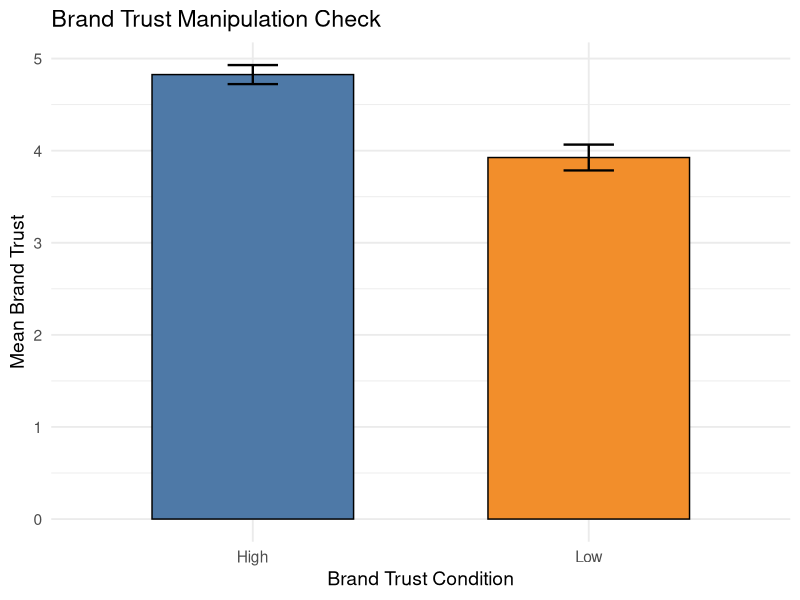
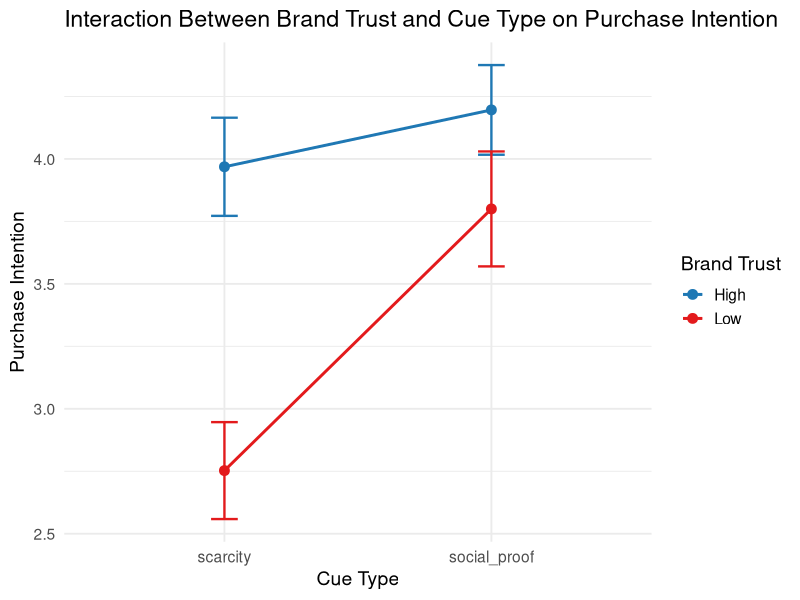
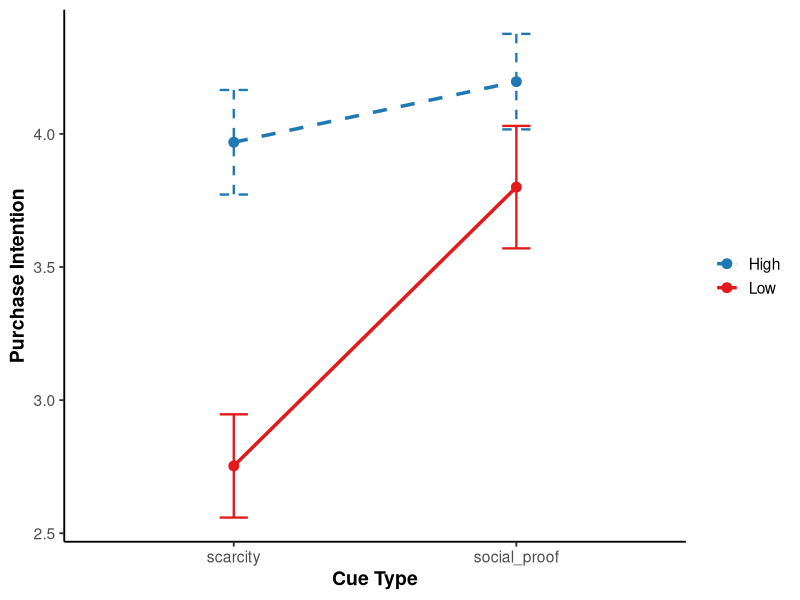
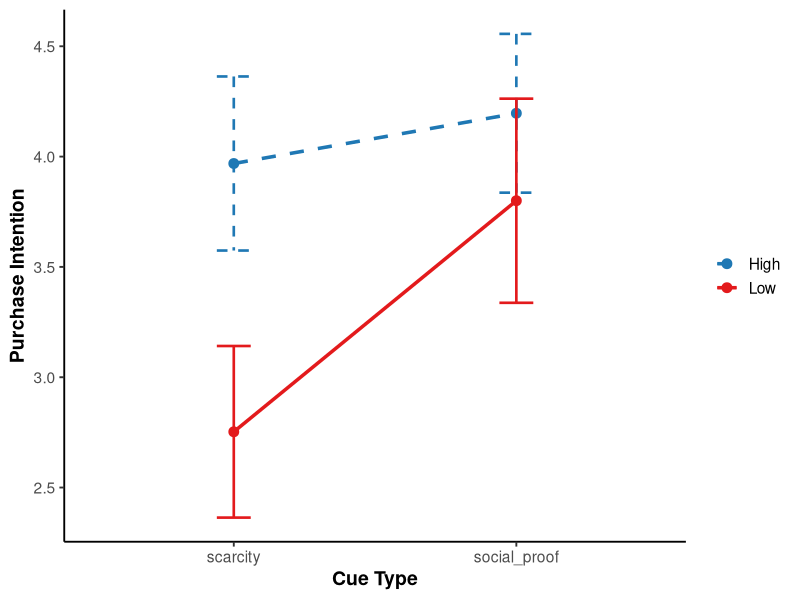

Source code (R) for these figures, in order: (Note: this script raises an error after producing the figures.)
# Thesis Analysis Script
# Author: Iris Beukering
# Date: 2026‑03‑06
# Purpose: Import and clean Qualtrics data

# Load packages
library(psych)
library(dplyr)


# Import data
data <- read.csv("data_qualtrics_value.csv")

# Remove the first two metadata rows
data <- data[-c(1, 2), ]

# Rename variables for easier use
data <- data %>% rename(
  bt1 = Brand.trust_1,
  bt2 = Brand.trust_2,
  bt3 = Brand.trust_3,
  bt4 = Brand.trust_4,
  
  sc1 = scarcity.credibility_1,
  sc2 = scarcity.credibility_2,
  sc3 = scarcity.credibility_3,
  sc4 = scarcity.credibility_4,
  sc5 = scarcity.credibility_5, # attention check
  
  sp1 = Socialproof.credibil_1,
  sp2 = Socialproof.credibil_2,
  sp3 = Socialproof.credibil_3,
  sp4 = Socialproof.credibil_4,
  sp5 = Socialproof.credibil_5, # attention check
  
  pi1 = Purchase.intention_1,
  pi2 = Purchase.intention_2,
  pi3 = Purchase.intention_3,
  pi4 = Purchase.intention_4,
  pi5 = Purchase.intention_5,
  
  familiarity = Product.familiarity
)

# Convert only numeric columns (scale items + demographics)
data <- data %>%
  mutate(across(
    c(bt1:pi5, Age, Gender, familiarity),
    ~ suppressWarnings(as.numeric(.))
  ))

# Inspect structure
str(data)
names(data)

table(data$cue_type)
table(data$condition)

#remove failed attention checks
data <- data %>%
  filter(
    (cue_type == "scarcity" & !is.na(sc5) & sc5 == 7) |
      (cue_type == "social_proof" & !is.na(sp5) & sp5 == 7)
  )
dim(data)
table(data$cue_type)
table(data$condition)

# Remove incomplete responses
data <- data %>%
  filter(Finished == 1) %>%
  filter(!is.na(bt1))
summary(data)
table(data$condition)

# Compute Scale Means: credibility
data$credibility_mean <- ifelse(
  data$cue_type == "scarcity",
  rowMeans(data[, c("sc1","sc2","sc3","sc4")], na.rm = TRUE),
  rowMeans(data[, c("sp1","sp2","sp3","sp4")], na.rm = TRUE)
)
head(data[, c("sc1","sc2","sc3","sc4","sp1","sp2","sp3","sp4","credibility_mean")])

# Brand trust mean
data$brandtrust_mean <- rowMeans(data[, c("bt1","bt2","bt3","bt4")], na.rm = TRUE)

# Purchase intention mean
data$purchaseintent_mean <- rowMeans(data[, c("pi1","pi2","pi3","pi4","pi5")], na.rm = TRUE)

# Reliability & validity: cronbahc's alpha
alpha(data[, c("bt1","bt2","bt3","bt4")])$total$raw_alpha
alpha(data[, c("sc1","sc2","sc3","sc4")])$total$raw_alpha
alpha(data[, c("sp1","sp2","sp3","sp4")])$total$raw_alpha
alpha(data[, c("pi1","pi2","pi3","pi4","pi5")])$total$raw_alpha

# Brand trust Principal Axis Factoring (PAF):
fa(data[, c("bt1","bt2","bt3","bt4")], nfactors = 1, fm = "pa")

# sc Principal Axis Factoring (PAF):
fa(data[, c("sc1","sc2","sc3","sc4")], nfactors = 1, fm = "pa")

# sp Principal Axis Factoring (PAF):
fa(data[, c("sp1","sp2","sp3","sp4")], nfactors = 1, fm = "pa")

# pi Principal Axis Factoring (PAF):
fa(data[, c("pi1","pi2","pi3","pi4","pi5")], nfactors = 1, fm = "pa")

# mean & SD for factor analysis
mean(data$bt1, na.rm = TRUE)
sd(data$bt1, na.rm = TRUE)
mean(data$bt2, na.rm = TRUE)
sd(data$bt2, na.rm = TRUE)
mean(data$bt3, na.rm = TRUE)
sd(data$bt3, na.rm = TRUE)
mean(data$bt4, na.rm = TRUE)
sd(data$bt4, na.rm = TRUE)


mean(data$sc1, na.rm = TRUE)
sd(data$sc1, na.rm = TRUE)
mean(data$sc2, na.rm = TRUE)
sd(data$sc2, na.rm = TRUE)
mean(data$sc3, na.rm = TRUE)
sd(data$sc3, na.rm = TRUE)
mean(data$sc4, na.rm = TRUE)
sd(data$sc4, na.rm = TRUE)


mean(data$sp1, na.rm = TRUE)
sd(data$sp1, na.rm = TRUE)
mean(data$sp2, na.rm = TRUE)
sd(data$sp2, na.rm = TRUE)
mean(data$sp3, na.rm = TRUE)
sd(data$sp3, na.rm = TRUE)
mean(data$sp4, na.rm = TRUE)
sd(data$sp4, na.rm = TRUE)


mean(data$pi1, na.rm = TRUE)
sd(data$pi1, na.rm = TRUE)
mean(data$pi2, na.rm = TRUE)
sd(data$pi2, na.rm = TRUE)
mean(data$pi3, na.rm = TRUE)
sd(data$pi3, na.rm = TRUE)
mean(data$pi4, na.rm = TRUE)
sd(data$pi4, na.rm = TRUE)
mean(data$pi5, na.rm = TRUE)
sd(data$pi5, na.rm = TRUE)

# Chapter 4.1
install.packages("pwr")
library(pwr)
pwr.anova.test(k = 4, f = 0.25, sig.level = 0.05, power = 0.80)
table(data$condition)

# Sample characteristics
# Age distribution
age_dist <- round(prop.table(table(data$Age)) * 100, 1)
age_n <- table(data$Age)
age_summary <- data.frame(Age = names(age_dist),
                          Percent = age_dist,
                          N = age_n)

age_summary
age_n <- table (data$Age)

# Gender distribution
# Gender distribution
gender_tab <- table(data$Gender)
gender_pct <- round(prop.table(gender_tab) * 100, 1)

Gender_summary <- data.frame(
  Gender = names(gender_tab),
  Percent = gender_pct,
  N = as.numeric(gender_tab)
)

Gender_summary

# familiarity distribution
# Familiarity distribution
fam_tab <- table(data$familiarity)
fam_pct <- round(prop.table(fam_tab) * 100, 1)

familiarity_summary <- data.frame(
  Familiarity = names(fam_tab),
  Percent = fam_pct,
  N = as.numeric(fam_tab)
)

familiarity_summary

# descriptive statistics for composite scales
# brand trust
mean(data$brandtrust_mean, na.rm = TRUE)
sd(data$brandtrust_mean, na.rm = TRUE)
# purchase intention
mean(data$purchaseintent_mean, na.rm = TRUE)
sd(data$purchaseintent_mean, na.rm = TRUE)
# credibility
mean(data$credibility_mean, na.rm = TRUE)
sd(data$credibility_mean, na.rm = TRUE)

#4.2 
#levels of trust variables
data$trust_level <- ifelse(grepl("hightrust", data$condition), "High", "Low")
table(data$trust_level)
# Means and SD per condition
aggregate(brandtrust_mean ~ trust_level, data = data,
          FUN = function(x) c(M = mean(x), SD = sd(x), N = length(x)))
#independent-sample t test
t.test(brandtrust_mean ~ trust_level, data = data)

#bar chart for 4.2.1: NOT INCLUDED IN THESIS
library(ggplot2)
library(dplyr)

# Prepare summary data
trust_summary <- data %>%
  group_by(trust_level) %>%
  summarise(
    M = mean(brandtrust_mean, na.rm = TRUE),
    SD = sd(brandtrust_mean, na.rm = TRUE),
    N = n(),
    SE = SD / sqrt(N)
  )

# Bar chart : NOT INCLUDED IN THESIS
ggplot(trust_summary, aes(x = trust_level, y = M, fill = trust_level)) +
  geom_col(width = 0.6, color = "black") +
  geom_errorbar(aes(ymin = M - SE, ymax = M + SE), width = 0.15, size = 0.8) +
  scale_fill_manual(values = c("#4E79A7", "#F28E2B")) +
  labs(
    x = "Brand Trust Condition",
    y = "Mean Brand Trust",
    title = "Brand Trust Manipulation Check"
  ) +
  theme_minimal(base_size = 14) +
  theme(legend.position = "none")

#4.2.1 credibility check
data$credibility_mean
table(data$cue_type)
aggregate(credibility_mean ~ cue_type, data = data,
          FUN = function(x) c(M = mean(x), SD = sd(x), N = length(x)))
t.test(credibility_mean ~ cue_type, data = data)

#4.3 correlation test
library(psych)

corr.test(data[, c("brandtrust_mean", "credibility_mean", "purchaseintent_mean")])

#4.4.1 2x2 ANOVA for the main effect
anova_model <- aov(purchaseintent_mean ~ trust_level * cue_type, data = data)
summary(anova_model)
aggregate(purchaseintent_mean ~ trust_level * cue_type, data = data,
          FUN = function(x) c(M = mean(x), SD = sd(x), N = length(x)))

#make a plot
library(ggplot2)
library(dplyr)

# Compute means and SEs per condition
plot_data <- data %>%
  group_by(trust_level, cue_type) %>%
  summarise(
    mean_PI = mean(purchaseintent_mean),
    se_PI = sd(purchaseintent_mean) / sqrt(n())
  )

# Create the interaction plot
ggplot(plot_data, aes(x = cue_type, y = mean_PI, 
                      group = trust_level, color = trust_level)) +
  geom_point(size = 3) +
  geom_line(size = 1) +
  geom_errorbar(aes(ymin = mean_PI - se_PI, ymax = mean_PI + se_PI),
                width = 0.1, size = 0.8) +
  scale_color_manual(values = c("High" = "#1f78b4", "Low" = "#e31a1c")) +
  labs(
    x = "Cue Type",
    y = "Purchase Intention",
    color = "Brand Trust",
    title = "Interaction Between Brand Trust and Cue Type on Purchase Intention"
  ) +
  theme_minimal(base_size = 14)

# another cleaner look?
library(ggplot2)
library(dplyr)

# Compute means and SEs per condition
plot_data <- data %>%
  group_by(trust_level, cue_type) %>%
  summarise(
    mean_PI = mean(purchaseintent_mean),
    se_PI = sd(purchaseintent_mean) / sqrt(n())
  )

# Create the plot styled like the example
ggplot(plot_data, aes(x = cue_type, y = mean_PI, 
                      group = trust_level, color = trust_level, linetype = trust_level)) +
  geom_line(size = 1.2) +
  geom_point(size = 3) +
  geom_errorbar(aes(ymin = mean_PI - se_PI, ymax = mean_PI + se_PI),
                width = 0.1, size = 0.8) +
  scale_color_manual(values = c("High" = "#1f78b4", "Low" = "#e31a1c")) +
  scale_linetype_manual(values = c("High" = "dashed", "Low" = "solid")) +
  labs(
    x = "Cue Type",
    y = "Purchase Intention",
    color = "Brand Trust",
    linetype = "Brand Trust"
  ) +
  theme_classic(base_size = 14) +
  theme(
    legend.position = "right",
    legend.title = element_blank(),
    axis.title.y = element_text(face = "bold"),
    axis.title.x = element_text(face = "bold"),
    plot.title = element_blank()
  )

# ONE MORE VERSION: final used ver
library(ggplot2)
library(dplyr)

# Compute means, SDs, Ns, SEs, and 95% CIs
plot_data <- data %>%
  group_by(trust_level, cue_type) %>%
  summarise(
    mean_PI = mean(purchaseintent_mean),
    sd_PI = sd(purchaseintent_mean),
    n = n(),
    se_PI = sd_PI / sqrt(n),
    t_crit = qt(.975, df = n - 1),
    ci_lower = mean_PI - t_crit * se_PI,
    ci_upper = mean_PI + t_crit * se_PI
  )

# Plot with 95% CI error bars
ggplot(plot_data, aes(x = cue_type, y = mean_PI,
                      group = trust_level, color = trust_level, linetype = trust_level)) +
  geom_line(size = 1.2) +
  geom_point(size = 3) +
  geom_errorbar(aes(ymin = ci_lower, ymax = ci_upper),
                width = 0.12, size = 0.9) +
  scale_color_manual(values = c("High" = "#1f78b4", "Low" = "#e31a1c")) +
  scale_linetype_manual(values = c("High" = "dashed", "Low" = "solid")) +
  labs(
    x = "Cue Type",
    y = "Purchase Intention",
    color = "Brand Trust",
    linetype = "Brand Trust",
    title = NULL
  ) +
  theme_classic(base_size = 14) +
  theme(
    legend.position = "right",
    legend.title = element_blank(),
    axis.title.y = element_text(face = "bold"),
    axis.title.x = element_text(face = "bold")
  )

str(data[, c("bt1","bt2","bt3","bt4")])

# 4.4.2 mediation 1: BT -> credibility -> PI
library(lavaan)

model_trust_med <- '
  # a-path
  credibility_mean ~ a * brandtrust_mean

  # b- and c’-paths
  purchaseintent_mean ~ cprime * brandtrust_mean + b * credibility_mean

  # indirect and total effects
  indirect := a * b
  total := cprime + (a * b)
'

fit_trust_med <- sem(model_trust_med, data = data, se = "bootstrap", bootstrap = 5000)
summary(fit_trust_med, standardized = TRUE, ci = TRUE)
summary(fit_trust_med, standardized = TRUE, ci = TRUE)

#make it tidy

trust_med_results <- parameterEstimates(fit_trust_med, standardized = TRUE, ci = TRUE)
View(trust_med_results)

# 4.4.2 cue type
library(lavaan)

model_cue_med <- '
  # a-path
  credibility_mean ~ a*cue_type

  # b-path
  purchaseintent_mean ~ b*credibility_mean


purchaseintent_mean ~ cprime*cue_type

# indirect effect
indirect := a*b

# total effect
total := cprime + (a*b)
'
my_data <- data

fit_cue_med <- sem(
  model_cue_med,
  data = my_data,
  se = "bootstrap",
  bootstrap = 5000
)

summary(fit_cue_med, standardized = FALSE, ci = TRUE)

###
library(lavaan)

# 1. Dummy maken
data$cue_dummy <- ifelse(data$cue_type == "social_proof", 1, 0)

# 2. Interactie maken
data$cue_trust_int <- data$cue_dummy * data$brandtrust_mean

# 3. Means en SD buiten lavaan berekenen
m_trust <- mean(data$brandtrust_mean, na.rm = TRUE)
sd_trust <- sd(data$brandtrust_mean, na.rm = TRUE)

# 4. Model 8 specificeren
model8 <- paste0('
  credibility_mean ~ a1*cue_dummy + a2*brandtrust_mean + a3*cue_trust_int
  purchaseintent_mean ~ b*credibility_mean + cprime*cue_dummy + d*brandtrust_mean

  ind_low := (a1 + a3*(', m_trust - sd_trust ,')) * b
  ind_mean := (a1 + a3*(', m_trust ,')) * b
  ind_high := (a1 + a3*(', m_trust + sd_trust ,')) * b

  imm := a3 * b
')

fit_model8 <- sem(
  model8,
  data = data,
  se = "bootstrap",
  bootstrap = 5000
)

summary(fit_model8, standardized = FALSE, ci = TRUE)

#4.4.3
# Additional analyses with covariates
model8_cov <- '
  credibility_mean ~ a1*cue_dummy + a2*brandtrust_mean + a3*cue_trust_int
  purchaseintent_mean ~ b*credibility_mean + cprime*cue_dummy + d*brandtrust_mean +
                        Age + Gender + familiarity
'

fit_model8_cov <- sem(
  model8_cov,
  data = data,
  se = "bootstrap",
  bootstrap = 5000
)

summary(fit_model8_cov, standardized = FALSE, ci = TRUE)
